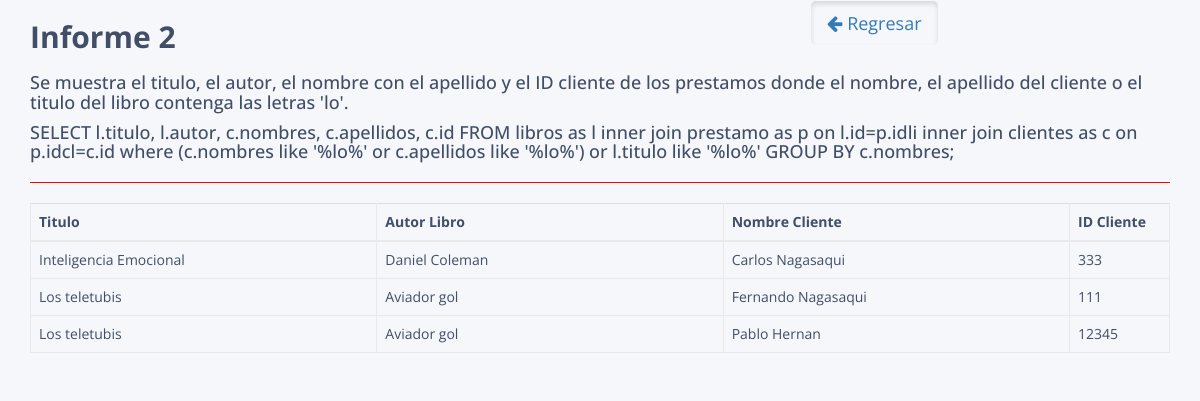
The app's page /informe2.php with its own data.
### tables this page shows
CREATE TABLE `clientes` (
  `id` int(11) NOT NULL,
  `nombres` varchar(100) DEFAULT NULL,
  `apellidos` varchar(100) DEFAULT NULL,
  `telefono` varchar(15) DEFAULT NULL,
  `direccion` varchar(255) DEFAULT NULL,
  `provincia` varchar(255) DEFAULT NULL,
  `correo_electronico` varchar(64) DEFAULT NULL
);

### database.php (called while the page is built, shortened)
<?php
	class Database{
		private $con;
		private $dbhost="localhost";
		private $dbuser="root";
		private $dbpass="";
		private $dbname="clientecp";
		public function connect_db(){
			$this->con = mysqli_connect($this->dbhost, $this->dbuser, $this->dbpass, $this->dbname);
		}
		public function readInforme2(){
			$sql = " SELECT l.titulo, l.autor, c.nombres, c.apellidos, c.id FROM libros as l inner join prestamo as p on l.id=p.idli inner join clientes as c on p.idcl=c.id
			where (c.nombres like '%lo%' or c.apellidos like '%lo%') or l.titulo like '%lo%' GROUP BY c.nombres";
			$res = mysqli_query($this->con, $sql);
			return $res;
		}
	}
?>

### informe2.php (the view, shortened to what this page needs)
<!DOCTYPE html>
<html lang="en">
<head>
<link rel="stylesheet" href="https://maxcdn.bootstrapcdn.com/font-awesome/4.7.0/css/font-awesome.min.css">
<link rel="stylesheet" href="https://maxcdn.bootstrapcdn.com/bootstrap/3.3.7/css/bootstrap.min.css">
<link rel="stylesheet" href="css/custom.css">
</head>
<body>
    <div class="container">
                <div class="row">
                    <div class="col-sm-8"><h2><b>Informe 2</b></h2></div>
                    <div class="col-sm-4">
                    <a href="informes.php" class="btn btn-secondary btn-lg active"><i class="fa fa-arrow-left"></i> Regresar</a>
                    </div>
                </div>
                <h4>Se muestra el titulo, el autor, el nombre con el apellido y el ID cliente de los prestamos donde el nombre, el apellido del cliente o el titulo del libro contenga las letras 'lo'.</h4>
       <h4> SELECT l.titulo, l.autor, c.nombres, c.apellidos, c.id FROM libros as l inner join prestamo as p on l.id=p.idli inner join clientes as c on p.idcl=c.id where (c.nombres like '%lo%' or c.apellidos like '%lo%') or l.titulo like '%lo%' GROUP BY c.nombres;</h4>
<hr style="border-color:red;">
            <table class="table table-bordered">
                <thead>
                    <tr>
                        <th>Titulo</th>
                        <th>Autor Libro</th>
                        <th>Nombre Cliente</th>
                        <th>ID Cliente</th>
                    </tr>
                </thead>
				<?php
				include ('database.php');
				$informe2 = new Database();
				$listado=$informe2->readInforme2();
				?>
                <tbody>
				<?php
					while ($row=mysqli_fetch_object($listado)){
                        $titulo =$row->titulo;
                        $autor=$row->autor;
                        $nombres=$row->nombres." ".$row->apellidos;
                        $id=$row->id;
				?>
					<tr>
                    <td><?php echo $titulo;?></td>
                        <td><?php echo $autor;?></td>
                        <td><?php echo $nombres;?></td>
                        <td><?php echo $id;?></td>
                    </tr>
				<?php
					}
				?>
    </div>
</body>
</html>

### css/custom.css (style rules this page uses)
body { color: #404E67; background: #F5F7FA; font-family: 'Open Sans', sans-serif; }
table.table { table-layout: fixed; }
table.table tr th, table.table tr td { border-color: #e9e9e9; }
table.table th:last-child { width: 100px; }

### records on screen
clientes: titulo "Inteligencia Emocional", autor "Daniel Coleman", nombres "Carlos Nagasaqui", id "333"
clientes: titulo "Los teletubis", autor "Aviador gol", nombres "Fernando Nagasaqui", id "111"
clientes: titulo "Los teletubis", autor "Aviador gol", nombres "Pablo Hernan", id "12345"
